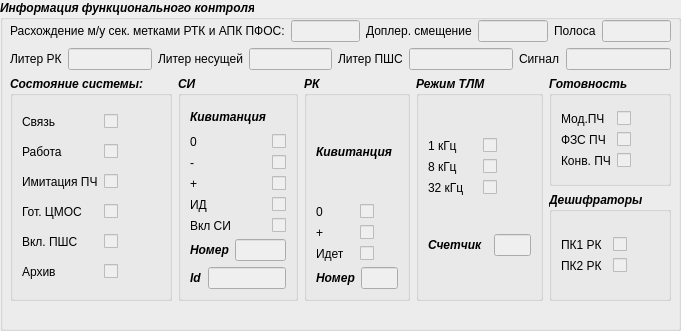
   <widget class="QGroupBox" name="groupBox_7">
    <property name="geometry">
     <rect>
      <x>10</x>
      <y>500</y>
      <width>681</width>
      <height>331</height>
     </rect>
    </property>
    <property name="font">
     <font>
      <weight>75</weight>
      <italic>true</italic>
      <bold>true</bold>
     </font>
    </property>
    <property name="title">
     <string>Информация функционального контроля</string>
    </property>
    <widget class="QWidget" name="layoutWidget">
     <property name="geometry">
      <rect>
       <x>10</x>
       <y>20</y>
       <width>661</width>
       <height>281</height>
      </rect>
     </property>
     <layout class="QGridLayout" name="gridLayout_19">
      <item row="0" column="0">
       <layout class="QHBoxLayout" name="horizontalLayout_16">
        <item>
         <widget class="QLabel" name="label_11">
          <property name="font">
           <font>
            <weight>50</weight>
            <italic>false</italic>
            <bold>false</bold>
           </font>
          </property>
          <property name="text">
           <string>Расхождение м/у сек. метками РТК и АПК ПФОС:</string>
          </property>
         </widget>
        </item>
        <item>
         <widget class="QLineEdit" name="lineEdit_6">
          <property name="enabled">
           <bool>false</bool>
          </property>
         </widget>
        </item>
        <item>
         <widget class="QLabel" name="label_22">
          <property name="font">
           <font>
            <weight>50</weight>
            <italic>false</italic>
            <bold>false</bold>
           </font>
          </property>
          <property name="text">
           <string>Доплер. смещение</string>
          </property>
         </widget>
        </item>
        <item>
         <widget class="QLineEdit" name="lineEdit_9">
          <property name="enabled">
           <bool>false</bool>
          </property>
         </widget>
        </item>
        <item>
         <widget class="QLabel" name="label_21">
          <property name="font">
           <font>
            <weight>50</weight>
            <italic>false</italic>
            <bold>false</bold>
           </font>
          </property>
          <property name="text">
           <string>Полоса</string>
          </property>
         </widget>
        </item>
        <item>
         <widget class="QLineEdit" name="lineEdit_8">
          <property name="enabled">
           <bool>false</bool>
          </property>
         </widget>
        </item>
       </layout>
      </item>
      <item row="1" column="0">
       <layout class="QGridLayout" name="gridLayout_22">
        <item row="0" column="0" colspan="2">
         <layout class="QHBoxLayout" name="horizontalLayout_14">
          <item>
           <layout class="QHBoxLayout" name="horizontalLayout_13">
            <item>
             <widget class="QLabel" name="label_24">
              <property name="font">
               <font>
                <weight>50</weight>
                <italic>false</italic>
                <bold>false</bold>
               </font>
              </property>
              <property name="text">
               <string>Литер РК</string>
              </property>
             </widget>
            </item>
            <item>
             <widget class="QLineEdit" name="lineEdit_11">
              <property name="enabled">
               <bool>false</bool>
              </property>
             </widget>
            </item>
           </layout>
          </item>
          <item>
           <layout class="QHBoxLayout" name="horizontalLayout_11"/>
          </item>
          <item>
           <layout class="QHBoxLayout" name="horizontalLayout_9">
            <item>
             <widget class="QLabel" name="label_20">
              <property name="font">
               <font>
                <weight>50</weight>
                <italic>false</italic>
                <bold>false</bold>
               </font>
              </property>
              <property name="text">
               <string>Литер несущей</string>
              </property>
             </widget>
            </item>
            <item>
             <widget class="QLineEdit" name="lineEdit_7">
              <property name="enabled">
               <bool>false</bool>
              </property>
             </widget>
            </item>
           </layout>
          </item>
          <item>
           <layout class="QHBoxLayout" name="horizontalLayout_10"/>
          </item>
          <item>
           <layout class="QHBoxLayout" name="horizontalLayout_12">
            <item>
             <widget class="QLabel" name="label_23">
              <property name="font">
               <font>
                <weight>50</weight>
                <italic>false</italic>
                <bold>false</bold>
               </font>
              </property>
              <property name="text">
               <string>Литер ПШС</string>
              </property>
             </widget>
            </item>
            <item>
             <widget class="QLineEdit" name="lineEdit_10">
              <property name="enabled">
               <bool>false</bool>
              </property>
             </widget>
            </item>
            <item>
             <widget class="QLabel" name="label_43">
              <property name="font">
               <font>
                <weight>50</weight>
                <italic>false</italic>
                <bold>false</bold>
               </font>
              </property>
              <property name="text">
               <string>Сигнал</string>
              </property>
             </widget>
            </item>
            <item>
             <widget class="QLineEdit" name="lineEdit_15">
              <property name="enabled">
               <bool>false</bool>
              </property>
             </widget>
            </item>
           </layout>
          </item>
         </layout>
        </item>
        <item row="1" column="0">
         <layout class="QHBoxLayout" name="horizontalLayout_15">
          <item>
           <widget class="QGroupBox" name="groupBox_8">
            <property name="title">
             <string>Состояние системы:</string>
            </property>
            <layout class="QGridLayout" name="gridLayout_11">
             <item row="7" column="0">
              <widget class="QLabel" name="label_19">
               <property name="font">
                <font>
                 <weight>50</weight>
                 <italic>false</italic>
                 <bold>false</bold>
                </font>
               </property>
               <property name="text">
                <string>Архив</string>
               </property>
              </widget>
             </item>
             <item row="5" column="0">
              <widget class="QLabel" name="label_17">
               <property name="font">
                <font>
                 <weight>50</weight>
                 <italic>false</italic>
                 <bold>false</bold>
                </font>
               </property>
               <property name="text">
                <string>Гот. ЦМОС</string>
               </property>
              </widget>
             </item>
             <item row="0" column="0">
              <widget class="QLabel" name="label_12">
               <property name="font">
                <font>
                 <weight>50</weight>
                 <italic>false</italic>
                 <bold>false</bold>
                </font>
               </property>
               <property name="text">
                <string>Связь</string>
               </property>
              </widget>
             </item>
             <item row="3" column="1">
              <widget class="QCheckBox" name="checkBox_2">
               <property name="enabled">
                <bool>false</bool>
               </property>
               <property name="text">
                <string/>
               </property>
              </widget>
             </item>
             <item row="4" column="1">
              <widget class="QCheckBox" name="checkBox_3">
               <property name="enabled">
                <bool>false</bool>
               </property>
               <property name="text">
                <string/>
               </property>
              </widget>
             </item>
             <item row="6" column="1">
              <widget class="QCheckBox" name="checkBox_5">
               <property name="enabled">
                <bool>false</bool>
               </property>
               <property name="text">
                <string/>
               </property>
              </widget>
             </item>
             <item row="4" column="0">
              <widget class="QLabel" name="label_16">
               <property name="font">
                <font>
                 <weight>50</weight>
                 <italic>false</italic>
                 <bold>false</bold>
                </font>
               </property>
               <property name="text">
                <string>Имитация ПЧ</string>
               </property>
              </widget>
             </item>
             <item row="6" column="0">
              <widget class="QLabel" name="label_18">
               <property name="font">
                <font>
                 <weight>50</weight>
                 <italic>false</italic>
                 <bold>false</bold>
                </font>
               </property>
               <property name="text">
                <string>Вкл. ПШС</string>
               </property>
              </widget>
             </item>
             <item row="5" column="1">
              <widget class="QCheckBox" name="checkBox_4">
               <property name="enabled">
                <bool>false</bool>
               </property>
               <property name="text">
                <string/>
               </property>
              </widget>
             </item>
             <item row="3" column="0">
              <widget class="QLabel" name="label_13">
               <property name="font">
                <font>
                 <weight>50</weight>
                 <italic>false</italic>
                 <bold>false</bold>
                </font>
               </property>
               <property name="text">
                <string>Работа</string>
               </property>
              </widget>
             </item>
             <item row="0" column="1">
              <widget class="QCheckBox" name="checkBox">
               <property name="enabled">
                <bool>false</bool>
               </property>
               <property name="text">
                <string/>
               </property>
              </widget>
             </item>
             <item row="7" column="1">
              <widget class="QCheckBox" name="checkBox_6">
               <property name="enabled">
                <bool>false</bool>
               </property>
               <property name="text">
                <string/>
               </property>
              </widget>
             </item>
            </layout>
           </widget>
          </item>
          <item>
           <widget class="QGroupBox" name="groupBox_12">
            <property name="title">
             <string>СИ</string>
            </property>
            <layout class="QGridLayout" name="gridLayout_15">
             <item row="6" column="0" colspan="2">
              <layout class="QHBoxLayout" name="horizontalLayout_2">
               <item>
                <widget class="QLabel" name="label_39">
                 <property name="text">
                  <string>Номер</string>
                 </property>
                </widget>
               </item>
               <item>
                <widget class="QLineEdit" name="lineEdit_13">
                 <property name="enabled">
                  <bool>false</bool>
                 </property>
                </widget>
               </item>
              </layout>
             </item>
             <item row="5" column="0">
              <widget class="QLabel" name="label_41">
               <property name="font">
                <font>
                 <weight>50</weight>
                 <italic>false</italic>
                 <bold>false</bold>
                </font>
               </property>
               <property name="text">
                <string>Вкл СИ</string>
               </property>
              </widget>
             </item>
             <item row="2" column="0">
              <widget class="QLabel" name="label_37">
               <property name="font">
                <font>
                 <weight>50</weight>
                 <italic>false</italic>
                 <bold>false</bold>
                </font>
               </property>
               <property name="text">
                <string>-</string>
               </property>
              </widget>
             </item>
             <item row="4" column="0">
              <widget class="QLabel" name="label_38">
               <property name="font">
                <font>
                 <weight>50</weight>
                 <italic>false</italic>
                 <bold>false</bold>
                </font>
               </property>
               <property name="text">
                <string>ИД</string>
               </property>
              </widget>
             </item>
             <item row="7" column="0" colspan="2">
              <layout class="QHBoxLayout" name="horizontalLayout_3">
               <item>
                <widget class="QLabel" name="label_42">
                 <property name="text">
                  <string>Id</string>
                 </property>
                </widget>
               </item>
               <item>
                <widget class="QLineEdit" name="lineEdit_14">
                 <property name="enabled">
                  <bool>false</bool>
                 </property>
                </widget>
               </item>
              </layout>
             </item>
             <item row="3" column="0">
              <widget class="QLabel" name="label_40">
               <property name="font">
                <font>
                 <weight>50</weight>
                 <italic>false</italic>
                 <bold>false</bold>
                </font>
               </property>
               <property name="text">
                <string>+</string>
               </property>
              </widget>
             </item>
             <item row="0" column="0">
              <widget class="QLabel" name="label_35">
               <property name="text">
                <string>Кивитанция</string>
               </property>
              </widget>
             </item>
             <item row="1" column="0">
              <widget class="QLabel" name="label_36">
               <property name="font">
                <font>
                 <weight>50</weight>
                 <italic>false</italic>
                 <bold>false</bold>
                </font>
               </property>
               <property name="text">
                <string>0</string>
               </property>
              </widget>
             </item>
             <item row="1" column="1">
              <widget class="QCheckBox" name="checkBox_7">
               <property name="enabled">
                <bool>false</bool>
               </property>
               <property name="text">
                <string/>
               </property>
              </widget>
             </item>
             <item row="2" column="1">
              <widget class="QCheckBox" name="checkBox_8">
               <property name="enabled">
                <bool>false</bool>
               </property>
               <property name="text">
                <string/>
               </property>
              </widget>
             </item>
             <item row="3" column="1">
              <widget class="QCheckBox" name="checkBox_9">
               <property name="enabled">
                <bool>false</bool>
               </property>
               <property name="text">
                <string/>
               </property>
              </widget>
             </item>
             <item row="4" column="1">
              <widget class="QCheckBox" name="checkBox_10">
               <property name="enabled">
                <bool>false</bool>
               </property>
               <property name="text">
                <string/>
               </property>
              </widget>
             </item>
             <item row="5" column="1">
              <widget class="QCheckBox" name="checkBox_11">
               <property name="enabled">
                <bool>false</bool>
               </property>
               <property name="text">
                <string/>
               </property>
              </widget>
             </item>
            </layout>
           </widget>
          </item>
         </layout>
        </item>
        <item row="1" column="1">
         <layout class="QHBoxLayout" name="horizontalLayout_8">
          <item>
           <widget class="QGroupBox" name="groupBox_11">
            <property name="title">
             <string>РК</string>
            </property>
            <layout class="QGridLayout" name="gridLayout_23">
             <item row="0" column="0">
              <widget class="QLabel" name="label_33">
               <property name="text">
                <string>Кивитанция</string>
               </property>
              </widget>
             </item>
             <item row="1" column="0">
              <layout class="QGridLayout" name="gridLayout_14">
               <item row="1" column="0">
                <widget class="QLabel" name="label_30">
                 <property name="font">
                  <font>
                   <weight>50</weight>
                   <italic>false</italic>
                   <bold>false</bold>
                  </font>
                 </property>
                 <property name="text">
                  <string>+</string>
                 </property>
                </widget>
               </item>
               <item row="0" column="0">
                <widget class="QLabel" name="label_32">
                 <property name="font">
                  <font>
                   <weight>50</weight>
                   <italic>false</italic>
                   <bold>false</bold>
                  </font>
                 </property>
                 <property name="text">
                  <string>0</string>
                 </property>
                </widget>
               </item>
               <item row="2" column="0">
                <widget class="QLabel" name="label_31">
                 <property name="font">
                  <font>
                   <weight>50</weight>
                   <italic>false</italic>
                   <bold>false</bold>
                  </font>
                 </property>
                 <property name="text">
                  <string>Идет</string>
                 </property>
                </widget>
               </item>
               <item row="0" column="1">
                <widget class="QCheckBox" name="checkBox_12">
                 <property name="enabled">
                  <bool>false</bool>
                 </property>
                 <property name="text">
                  <string/>
                 </property>
                </widget>
               </item>
               <item row="1" column="1">
                <widget class="QCheckBox" name="checkBox_13">
                 <property name="enabled">
                  <bool>false</bool>
                 </property>
                 <property name="text">
                  <string/>
                 </property>
                </widget>
               </item>
               <item row="2" column="1">
                <widget class="QCheckBox" name="checkBox_14">
                 <property name="enabled">
                  <bool>false</bool>
                 </property>
                 <property name="text">
                  <string/>
                 </property>
                </widget>
               </item>
              </layout>
             </item>
             <item row="2" column="0">
              <layout class="QHBoxLayout" name="horizontalLayout">
               <item>
                <widget class="QLabel" name="label_34">
                 <property name="text">
                  <string>Номер</string>
                 </property>
                </widget>
               </item>
               <item>
                <widget class="QLineEdit" name="lineEdit_12">
                 <property name="enabled">
                  <bool>false</bool>
                 </property>
                </widget>
               </item>
              </layout>
             </item>
            </layout>
           </widget>
          </item>
          <item>
           <widget class="QGroupBox" name="groupBox_13">
            <property name="title">
             <string>Режим ТЛМ</string>
            </property>
            <layout class="QGridLayout" name="gridLayout_24">
             <item row="0" column="0">
              <layout class="QGridLayout" name="gridLayout_21">
               <item row="1" column="0">
                <widget class="QLabel" name="label_74">
                 <property name="font">
                  <font>
                   <weight>50</weight>
                   <italic>false</italic>
                   <bold>false</bold>
                  </font>
                 </property>
                 <property name="text">
                  <string>8 кГц</string>
                 </property>
                </widget>
               </item>
               <item row="2" column="0">
                <widget class="QLabel" name="label_75">
                 <property name="font">
                  <font>
                   <weight>50</weight>
                   <italic>false</italic>
                   <bold>false</bold>
                  </font>
                 </property>
                 <property name="text">
                  <string>32 кГц</string>
                 </property>
                </widget>
               </item>
               <item row="0" column="0">
                <widget class="QLabel" name="label_73">
                 <property name="font">
                  <font>
                   <weight>50</weight>
                   <italic>false</italic>
                   <bold>false</bold>
                  </font>
                 </property>
                 <property name="text">
                  <string>1 кГц</string>
                 </property>
                </widget>
               </item>
               <item row="0" column="1">
                <widget class="QCheckBox" name="checkBox_15">
                 <property name="enabled">
                  <bool>false</bool>
                 </property>
                 <property name="text">
                  <string/>
                 </property>
                </widget>
               </item>
               <item row="1" column="1">
                <widget class="QCheckBox" name="checkBox_16">
                 <property name="enabled">
                  <bool>false</bool>
                 </property>
                 <property name="text">
                  <string/>
                 </property>
                </widget>
               </item>
               <item row="2" column="1">
                <widget class="QCheckBox" name="checkBox_17">
                 <property name="enabled">
                  <bool>false</bool>
                 </property>
                 <property name="text">
                  <string/>
                 </property>
                </widget>
               </item>
              </layout>
             </item>
             <item row="1" column="0">
              <layout class="QHBoxLayout" name="horizontalLayout_7">
               <item>
                <widget class="QLabel" name="label_76">
                 <property name="text">
                  <string>Счетчик  </string>
                 </property>
                </widget>
               </item>
               <item>
                <widget class="QLineEdit" name="lineEdit_24">
                 <property name="enabled">
                  <bool>false</bool>
                 </property>
                </widget>
               </item>
              </layout>
             </item>
            </layout>
           </widget>
          </item>
          <item>
           <layout class="QVBoxLayout" name="verticalLayout">
            <item>
             <widget class="QGroupBox" name="groupBox_10">
              <property name="title">
               <string>Готовность</string>
              </property>
              <layout class="QGridLayout" name="gridLayout_25">
               <item row="0" column="0">
                <layout class="QGridLayout" name="gridLayout_13">
                 <item row="0" column="0">
                  <widget class="QLabel" name="label_27">
                   <property name="font">
                    <font>
                     <weight>50</weight>
                     <italic>false</italic>
                     <bold>false</bold>
                    </font>
                   </property>
                   <property name="text">
                    <string>Мод.ПЧ</string>
                   </property>
                  </widget>
                 </item>
                 <item row="2" column="0">
                  <widget class="QLabel" name="label_29">
                   <property name="font">
                    <font>
                     <weight>50</weight>
                     <italic>false</italic>
                     <bold>false</bold>
                    </font>
                   </property>
                   <property name="text">
                    <string>Конв. ПЧ</string>
                   </property>
                  </widget>
                 </item>
                 <item row="1" column="0">
                  <widget class="QLabel" name="label_28">
                   <property name="font">
                    <font>
                     <weight>50</weight>
                     <italic>false</italic>
                     <bold>false</bold>
                    </font>
                   </property>
                   <property name="text">
                    <string>ФЗС ПЧ</string>
                   </property>
                  </widget>
                 </item>
                 <item row="0" column="1">
                  <widget class="QCheckBox" name="checkBox_18">
                   <property name="enabled">
                    <bool>false</bool>
                   </property>
                   <property name="text">
                    <string/>
                   </property>
                  </widget>
                 </item>
                 <item row="1" column="1">
                  <widget class="QCheckBox" name="checkBox_19">
                   <property name="enabled">
                    <bool>false</bool>
                   </property>
                   <property name="text">
                    <string/>
                   </property>
                  </widget>
                 </item>
                 <item row="2" column="1">
                  <widget class="QCheckBox" name="checkBox_20">
                   <property name="enabled">
                    <bool>false</bool>
                   </property>
                   <property name="text">
                    <string/>
                   </property>
                  </widget>
                 </item>
                </layout>
               </item>
              </layout>
             </widget>
            </item>
            <item>
             <widget class="QGroupBox" name="groupBox_9">
              <property name="title">
               <string>Дешифраторы</string>
              </property>
              <layout class="QGridLayout" name="gridLayout_26">
               <item row="0" column="0">
                <layout class="QGridLayout" name="gridLayout_12">
                 <item row="0" column="0">
                  <widget class="QLabel" name="label_25">
                   <property name="font">
                    <font>
                     <weight>50</weight>
                     <italic>false</italic>
                     <bold>false</bold>
                    </font>
                   </property>
                   <property name="text">
                    <string>ПК1 РК</string>
                   </property>
                  </widget>
                 </item>
                 <item row="1" column="0">
                  <widget class="QLabel" name="label_26">
                   <property name="font">
                    <font>
                     <weight>50</weight>
                     <italic>false</italic>
                     <bold>false</bold>
                    </font>
                   </property>
                   <property name="text">
                    <string>ПК2 РК</string>
                   </property>
                  </widget>
                 </item>
                 <item row="0" column="1">
                  <widget class="QCheckBox" name="checkBox_21">
                   <property name="enabled">
                    <bool>false</bool>
                   </property>
                   <property name="text">
                    <string/>
                   </property>
                  </widget>
                 </item>
                 <item row="1" column="1">
                  <widget class="QCheckBox" name="checkBox_22">
                   <property name="enabled">
                    <bool>false</bool>
                   </property>
                   <property name="text">
                    <string/>
                   </property>
                  </widget>
                 </item>
                </layout>
               </item>
              </layout>
             </widget>
            </item>
           </layout>
          </item>
         </layout>
        </item>
       </layout>
      </item>
     </layout>
    </widget>
   </widget>
